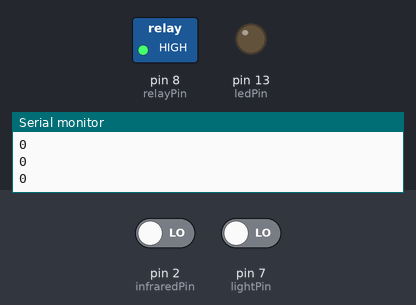
Bench run of a sketch on a simulated Arduino Uno, built with avr-gcc and run on an emulated ATmega328P. Shown: switched loads named in the sketch (green lamp = pin HIGH), output pins drawn as LEDs (lit = HIGH), the last lines printed to the serial monitor. The test bench sets the inputs (shaded band); at power-on: pin 2 (infraredPin) LOW, pin 7 (lightPin) LOW.

Above: at 1.2 s.
1.3 s: pin 2 (infraredPin) driven HIGH
At 2.3 s:
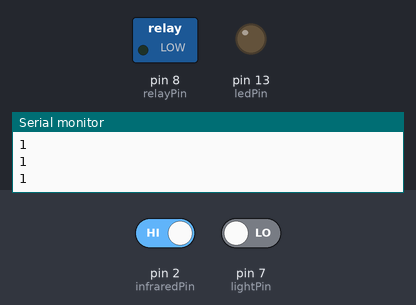
Timing chart, 0 to 4.3 s (numbered marks = the images above; inputs shaded):
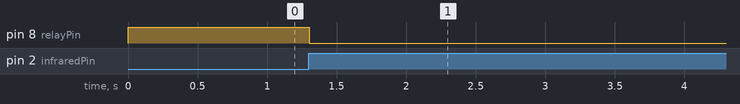

Measured:
- after the input at 1.3 s, pin 8 (relayPin): HIGH → LOW at once

The sketch:

auto_led.ino
```cpp
int infraredPin = 2; //红外传感器
int ledPin = 13; //目前使用继电器 如果使用数字口的话也可以
int lightPin = 7; //光强传感器
int relayPin = 8; //继电器
unsigned long  lastTime = 0;
int ledStatus = 0;

void setup() {
  pinMode(infraredPin, INPUT);
  pinMode(ledPin, OUTPUT);
  pinMode(lightPin, INPUT);
  pinMode(relayPin, OUTPUT);
  digitalWrite(ledPin, LOW);
  digitalWrite(relayPin, HIGH);
  Serial.begin(9600);
}

void loop() {
  int infraredPinState = digitalRead(infraredPin);
  int lightState = digitalRead(lightPin);
  Serial.println(infraredPinState);

  unsigned long curTime = millis();

  if ( infraredPinState == 1)
  {
    lastTime = curTime;

    if(ledStatus == 0)
    {
      digitalWrite(relayPin, LOW);
      ledStatus = 1;
    }
  }
  else if ( infraredPinState == 0)
  {
    if ( (curTime - lastTime) > 30000)
    {
      digitalWrite(relayPin, HIGH);
      ledStatus = 0;
    }
  }

  delay(100);
}
```
